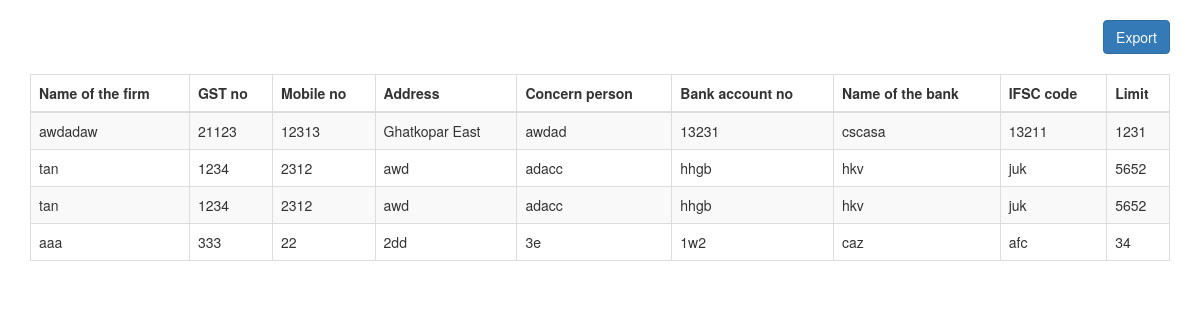
Page /vendorex.php on the committed database.
### tables this page shows
CREATE TABLE `vendor` (
  `notf` varchar(100) NOT NULL,
  `gst` int(50) NOT NULL,
  `mono` int(10) NOT NULL,
  `add1` varchar(100) NOT NULL,
  `cp` varchar(100) NOT NULL,
  `baccno` varchar(100) NOT NULL,
  `notb` varchar(100) NOT NULL,
  `ifsc1` varchar(100) NOT NULL,
  `limit1` int(50) NOT NULL
);

### vendorex.php (the view, shortened to what this page needs)
<?php
require('connect2.php');
$conn=new mysqli($servername,$username,$password,$dbname);
$sql="select * from vendor";
$res=mysqli_query($conn,$sql);
?>
<!DOCTYPE html>
<html lang="en">
<head>
  <link rel="stylesheet" href="https://maxcdn.bootstrapcdn.com/bootstrap/3.4.0/css/bootstrap.min.css">
</head>
<body>
<div class="container">
  <a href="export2.php"><button type="button" class="btn btn-primary">Export</button></a>
  <table class="table table-bordered  table-striped">
    <thead>
      <tr>
        <th>Name of the firm</th>
        <th>GST no</th>
        <th>Mobile no</th>
        <th>Address</th>
        <th>Concern person</th>
        <th>Bank account no</th>
        <th>Name of the bank</th>
        <th>IFSC code</th>
        <th>Limit</th>
      </tr>
    </thead>
    <tbody>
	 <?php while($row=mysqli_fetch_assoc($res)){?>
	 <tr>
        <td><?php echo $row['notf']?></td>
        <td><?php echo $row['gst']?></td>
        <td><?php echo $row['mono']?></td>
        <td><?php echo $row['add1']?></td>
        <td><?php echo $row['cp']?></td>
        <td><?php echo $row['baccno']?></td>
        <td><?php echo $row['notb']?></td>
        <td><?php echo $row['ifsc1']?></td>
        <td><?php echo $row['limit1']?></td>
      </tr>
      <?php } ?>
    </tbody>
  </table>
</div>
</body>
</html>

### vendorex.php (style rules this page uses)
.btn { float: right; margin-bottom: 20px; margin-top: 20px; }

### rows in the picture
vendor: notf "awdadaw", gst "21123", mono "12313", add1 "Ghatkopar East", cp "awdad", baccno "13231", notb "cscasa", ifsc1 "13211", limit1 "1231"
vendor: notf "tan", gst "1234", mono "2312", add1 "awd", cp "adacc", baccno "hhgb", notb "hkv", ifsc1 "juk", limit1 "5652"
vendor: notf "tan", gst "1234", mono "2312", add1 "awd", cp "adacc", baccno "hhgb", notb "hkv", ifsc1 "juk", limit1 "5652"
vendor: notf "aaa", gst "333", mono "22", add1 "2dd", cp "3e", baccno "1w2", notb "caz", ifsc1 "afc", limit1 "34"
